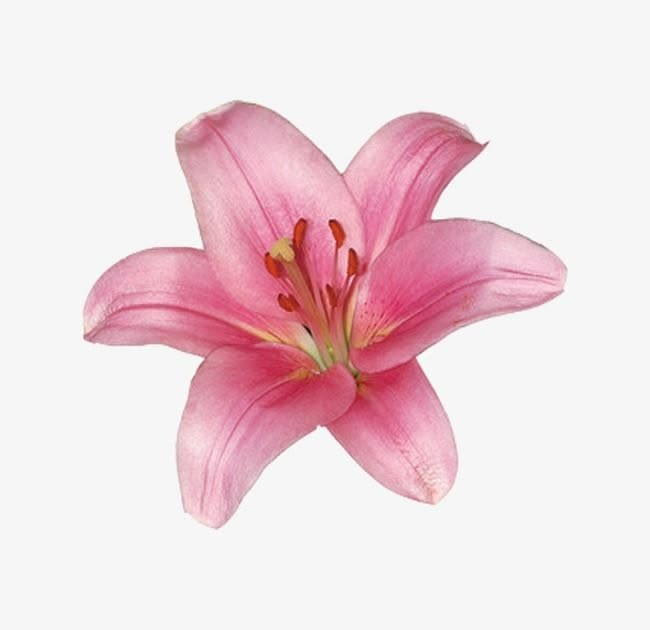
#> input picture images/input/sample.jpg, 650 x 630 px, found by its file name
$ python binary_threshold.py
#> lines starting #> are read from the running program, lines starting #| are printed output that depends on the picture; after the words box and inside, x2 and y2 are one past the last pixel; in counts of white or black regions, pixels touching at a corner belong together
import cv2

image = cv2.imread("images/input/sample.jpg")
#> image is the input picture: shape (630, 650, 3); mean B, G, R 221.2, 215.9, 238.4

if image is None:
    print("Image not found")
    exit()

gray = cv2.cvtColor(image, cv2.COLOR_BGR2GRAY)
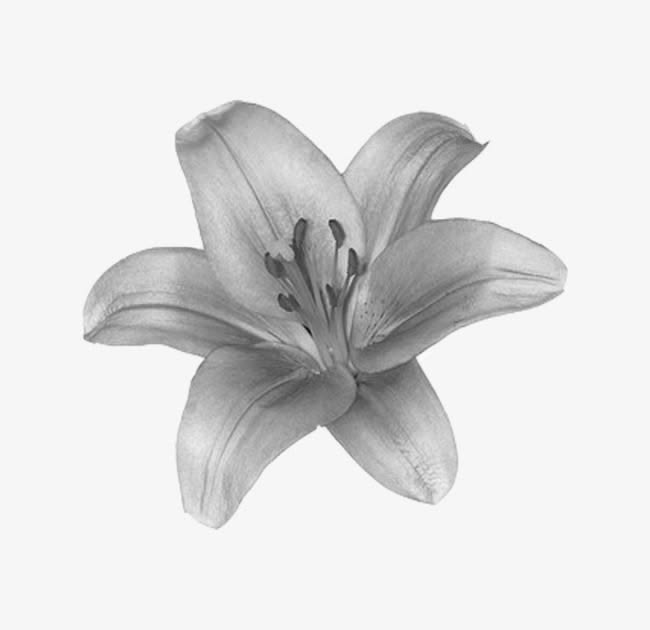
#> gray: shape (630, 650); min 14, max 254, mean 223.2

_, binary = cv2.threshold(gray, 127, 255, cv2.THRESH_BINARY)
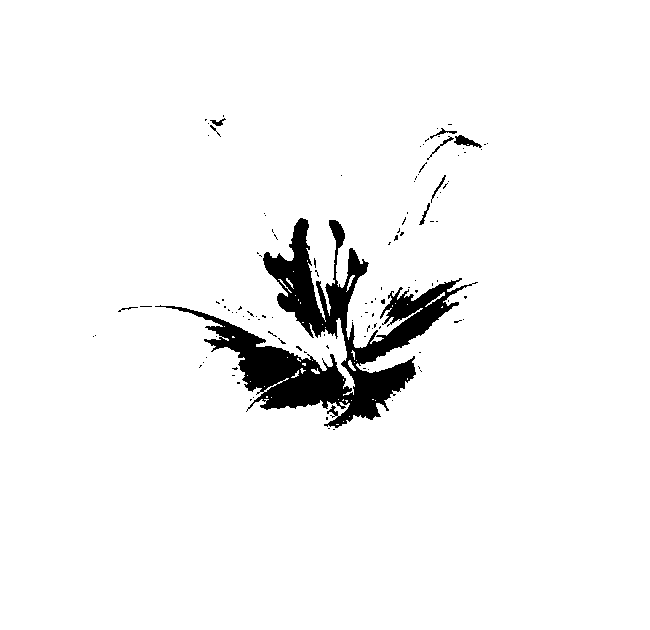
#> binary: shape (630, 650); 95.6% white; 114 black regions (105 under 20 px), largest, box (x1, y1, x2, y2) and area: (155, 218, 478, 428) 17072, (454, 135, 482, 148) 165, (427, 136, 454, 160) 72

cv2.imwrite("images/output/binary_threshold.jpg", binary)

print("Binary threshold completed successfully!")
